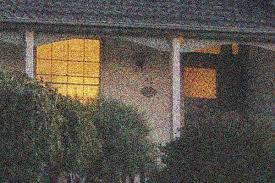
#> input picture openCV - xử lí ảnh/Lithuyet/anhnhieu.jpg, 275 x 183 px
$ python locnhieutrungbinhvatrungvi.py
#> lines starting #> are read from the running program, lines starting #| are printed output that depends on the picture
import cv2

img0 = cv2.imread('anhnhieu.jpg')
#> img0 is the input picture: shape (183, 275, 3); mean B, G, R 74.6, 83.3, 90.1
img = cv2.resize(img0 , (500,500))
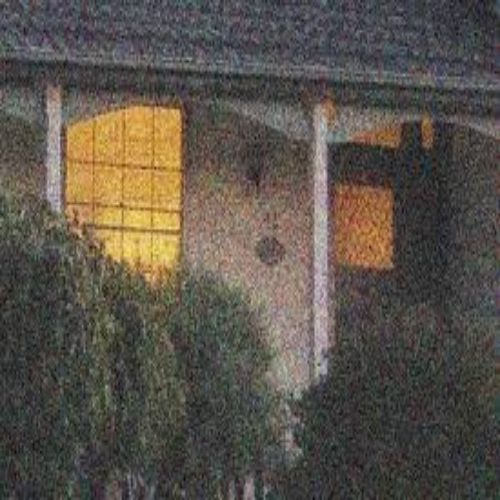
#> img: shape (500, 500, 3); mean B, G, R 74.4, 83.2, 89.9


cv2.imshow("original",img)
cv2.waitKey()

#lọc trung bình
img2 = cv2.blur(img, (3,3))
#lọc trung vị , số 5 là số phần tử được xét trong 1 lần tính.(sách xử lí ảnh trang 62)
img3 = cv2.medianBlur(img , 5)


cv2.imshow('loc trung binh',img2)
cv2.imshow('loc trung vi',img3)


cv2.waitKey()
cv2.destroyAllWindows()

$ run again, with openCV - xử lí ảnh/Lithuyet/bedat.jpg copied over openCV - xử lí ảnh/Lithuyet/anhnhieu.jpg
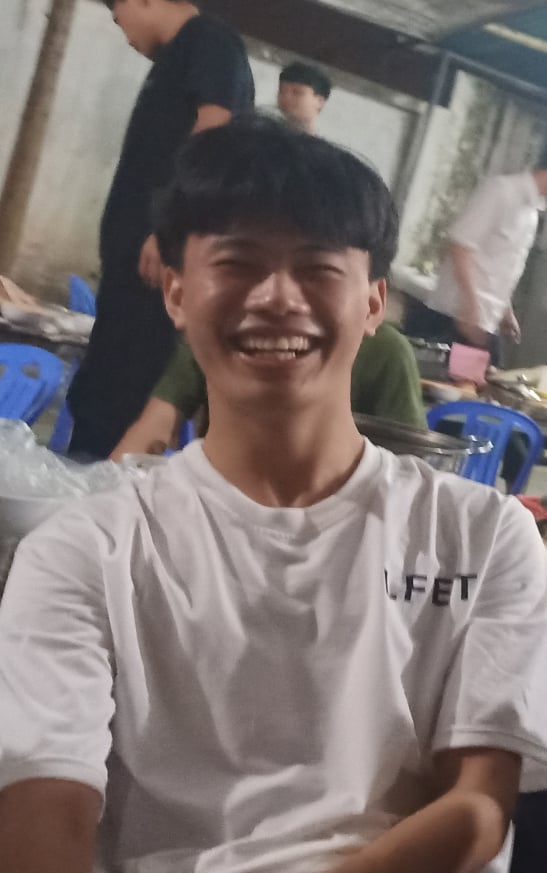
#> input picture openCV - xử lí ảnh/Lithuyet/bedat.jpg, 547 x 873 px
#> img0 is the input picture: shape (873, 547, 3); mean B, G, R 114.4, 115.6, 125.5
#> `img = cv2.resize(img0 , (500,500))`:
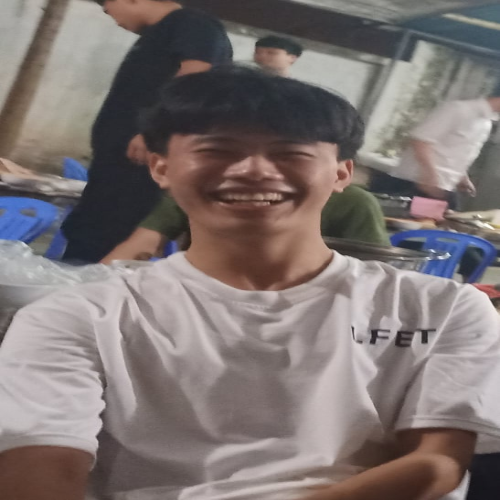
#> img: shape (500, 500, 3); mean B, G, R 114.3, 115.5, 125.4
